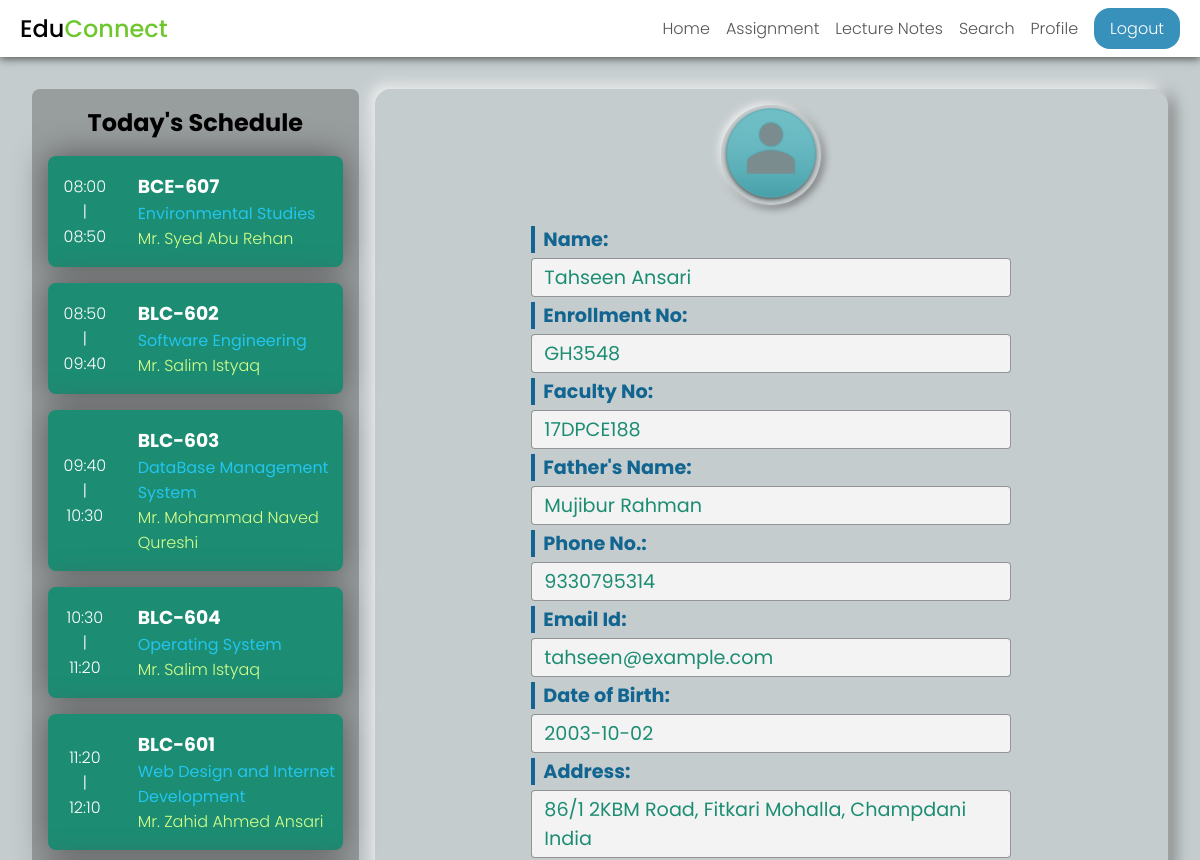
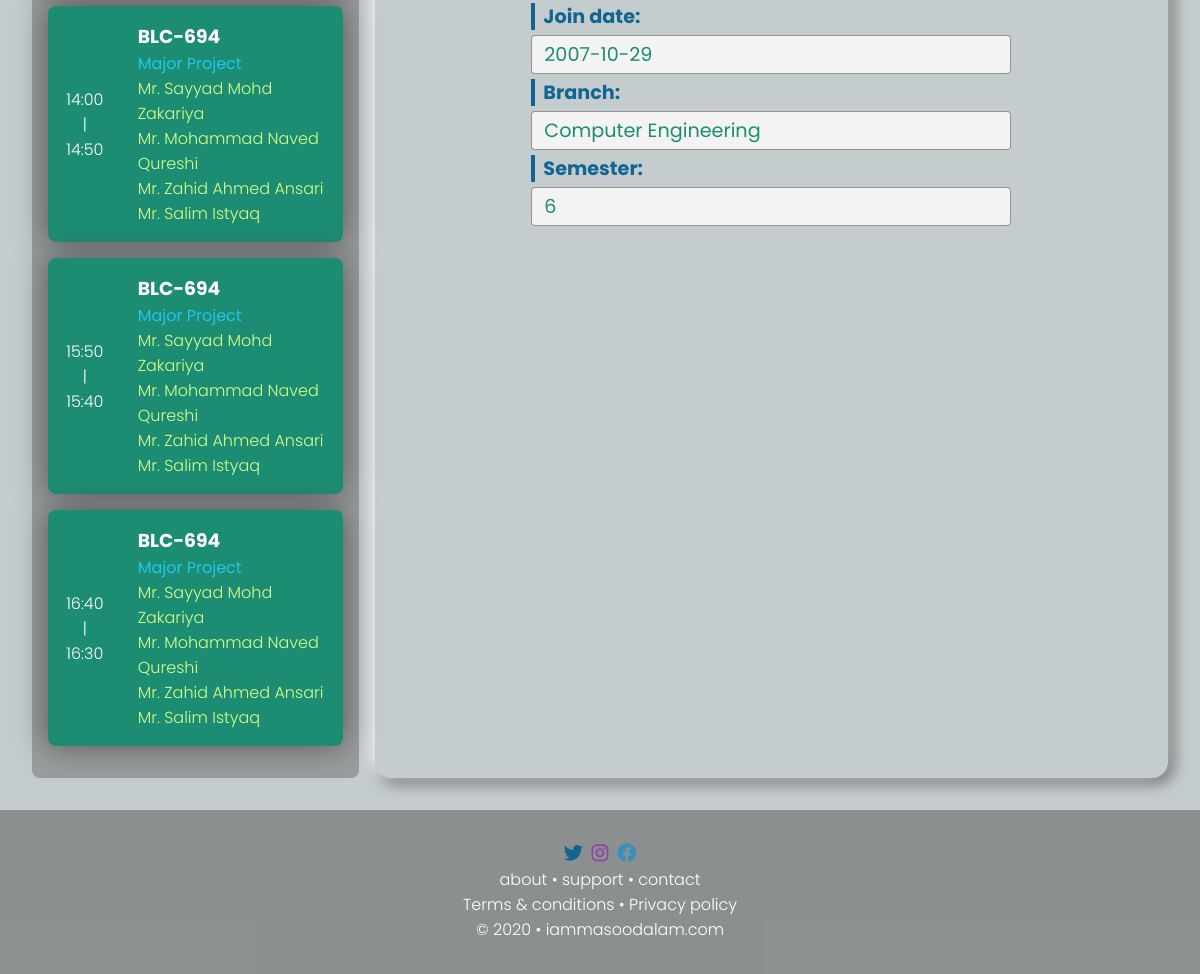
The page /profile.php (signed in) on the database its author committed (2 pictures, top to bottom).
### tables this page shows
CREATE TABLE `course` (
  `coursecode` varchar(20) NOT NULL,
  `coursename` varchar(63) NOT NULL,
  `course_type` varchar(15) NOT NULL,
  `branchid` int(11) NOT NULL,
  `semester` int(11) NOT NULL,
  PRIMARY KEY (`coursecode`),
  KEY `branchid` (`branchid`),
  KEY `semester` (`semester`),
  CONSTRAINT `course_ibfk_1` FOREIGN KEY (`branchid`) REFERENCES `branch` (`branchId`),
  CONSTRAINT `course_ibfk_2` FOREIGN KEY (`semester`) REFERENCES `semester` (`semesterId`)
);

CREATE TABLE `schedule` (
  `branchId` int(11) NOT NULL,
  `semesterId` int(11) NOT NULL,
  `day` int(11) NOT NULL,
  `1st` varchar(20) DEFAULT NULL,
  `2nd` varchar(20) DEFAULT NULL,
  `3rd` varchar(20) DEFAULT NULL,
  `4th` varchar(20) DEFAULT NULL,
  `5th` varchar(20) DEFAULT NULL,
  `6th` varchar(20) DEFAULT NULL,
  `7th` varchar(20) DEFAULT NULL,
  `8th` varchar(20) DEFAULT NULL,
  `9th` varchar(20) DEFAULT NULL,
  PRIMARY KEY (`branchId`,`semesterId`,`day`),
  KEY `semesterId` (`semesterId`),
  KEY `1st` (`1st`),
  KEY `2nd` (`2nd`),
  KEY `3rd` (`3rd`),
  KEY `4th` (`4th`),
  KEY `5th` (`5th`),
  KEY `6th` (`6th`),
  KEY `7th` (`7th`),
  KEY `8th` (`8th`),
  KEY `9th` (`9th`),
  CONSTRAINT `schedule_ibfk_1` FOREIGN KEY (`branchId`) REFERENCES `branch` (`branchId`),
  CONSTRAINT `schedule_ibfk_10` FOREIGN KEY (`8th`) REFERENCES `course` (`coursecode`),
  CONSTRAINT `schedule_ibfk_11` FOREIGN KEY (`9th`) REFERENCES `course` (`coursecode`),
  CONSTRAINT `schedule_ibfk_2` FOREIGN KEY (`semesterId`) REFERENCES `semester` (`semesterId`),
  CONSTRAINT `schedule_ibfk_3` FOREIGN KEY (`1st`) REFERENCES `course` (`coursecode`),
  CONSTRAINT `schedule_ibfk_4` FOREIGN KEY (`2nd`) REFERENCES `course` (`coursecode`),
  CONSTRAINT `schedule_ibfk_5` FOREIGN KEY (`3rd`) REFERENCES `course` (`coursecode`),
  CONSTRAINT `schedule_ibfk_6` FOREIGN KEY (`4th`) REFERENCES `course` (`coursecode`),
  CONSTRAINT `schedule_ibfk_7` FOREIGN KEY (`5th`) REFERENCES `course` (`coursecode`),
  CONSTRAINT `schedule_ibfk_8` FOREIGN KEY (`6th`) REFERENCES `course` (`coursecode`),
  CONSTRAINT `schedule_ibfk_9` FOREIGN KEY (`7th`) REFERENCES `course` (`coursecode`)
);

CREATE TABLE `professorteaches` (
  `coursecode` varchar(20) NOT NULL,
  `professorId` varchar(20) NOT NULL,
  PRIMARY KEY (`coursecode`,`professorId`),
  KEY `professorId` (`professorId`),
  CONSTRAINT `professorteaches_ibfk_1` FOREIGN KEY (`coursecode`) REFERENCES `course` (`coursecode`),
  CONSTRAINT `professorteaches_ibfk_2` FOREIGN KEY (`professorId`) REFERENCES `professor` (`professorId`)
);

CREATE TABLE `professor` (
  `professorId` varchar(20) NOT NULL,
  `name` char(31) NOT NULL,
  `qualification` varchar(31) NOT NULL,
  `address` varchar(255) DEFAULT NULL,
  `joindate` date NOT NULL,
  `emailId` varchar(63) NOT NULL,
  `password` varchar(255) NOT NULL,
  `profilepic` varchar(63) DEFAULT NULL,
  PRIMARY KEY (`professorId`)
);

### includes/schedule-section.inc.php (the view, shortened to what this page needs)
<div id="schedule-section">
    <h2 class="heading">Today's Schedule</h2>
    <div id="time-table">
      <?php
      $day = date('w');
      if($day > 0 && $day < 7){
        if($_SESSION['userType'] == "student"){
          $scheduleQuery = "SELECT * FROM `schedule` WHERE `branchId` = $_SESSION[branch] AND `semesterId` = $_SESSION[semester] AND `day` = $day";
          $scheduleResult = $mysqli->query($scheduleQuery);
          $schedule = $scheduleResult->fetch_assoc();
          foreach ($schedule as $key => $value) {
            if($value != null && !is_numeric($value)){
              ?><div class="period"><div class="time"><?php
              switch ($key) {
                case '1st':
                  echo "08:00<br>|<br>08:50";
                  break;
                case '2nd':
                  echo "08:50<br>|<br>09:40";
                  break;
                case '3rd':
                  echo "09:40<br>|<br>10:30";
                  break;
                case '4th':
                  echo "10:30<br>|<br>11:20";
                  break;
                case '5th':
                  echo "11:20<br>|<br>12:10";
                  break;
                case '7th':
                  echo "14:00<br>|<br>14:50";
                  break;
                case '8th':
                  echo "15:50<br>|<br>15:40";
                  break;
                case '9th':
                  echo "16:40<br>|<br>16:30";
                  break;
              }
              ?></div><div class="subject"><?php
              echo "<h3>" . $value . "</h3>";
              $subjectQuery = "SELECT coursename FROM `course` WHERE `coursecode` = ?";
              $subjectStmt = $mysqli->prepare($subjectQuery);
              $subjectStmt->bind_param("s", $value);
              $subjectStmt->execute();
              $subjectResult = $subjectStmt->get_result();
              $subject = $subjectResult->fetch_assoc();
              echo "<div class=\"subject-name\">" . $subject['coursename'] . "</div>";
              $professorQuery = "SELECT * FROM professorteaches LEFT JOIN professor ON professorteaches.professorId = professor.professorId WHERE professorteaches.coursecode = ?";
              $professorStmt = $mysqli->prepare($professorQuery);
              $professorStmt->bind_param("s", $value);
              $professorStmt->execute();
              $professorResult = $professorStmt->get_result();
              while($professorRow = $professorResult->fetch_assoc()){
                echo "<div class=\"professor-name\">Mr. " . $professorRow['name']. "</div>";
              }
              echo "</div></div>";
            }
          }
        } else if($_SESSION['userType'] == 'professor'){
          if(date("m") < 6) {
            $evenOdd = 0;
          } else {
            $evenOdd = 1;
          }
          $scheduleQuery = "SELECT * FROM `schedulepro` WHERE `professorId` = ? AND `evenOdd` = ? AND `day` = ?";
          $scheduleStmt = $mysqli->prepare($scheduleQuery);
          $scheduleStmt->bind_param("iii", $_SESSION['professorId'], $evenOdd, $day);
          $scheduleStmt->execute();
          $scheduleResult = $scheduleStmt->get_result();
          if($scheduleResult->num_rows > 0){
            $schedule = $scheduleResult->fetch_assoc();
            foreach ($schedule as $key => $value) {
              if($value != null && !is_numeric($value)){
                ?><div class="period"><div class="time"><?php
                switch ($key) {
                  case '1st':
                    echo "08:00<br>|<br>08:50";
                    break;
                  case '2nd':
                    echo "08:50<br>|<br>09:40";
                    break;
                  case '3rd':
                    echo "09:40<br>|<br>10:30";
                    break;
                  case '4th':
                    echo "10:30<br>|<br>11:20";
                    break;
                  case '5th':
                    echo "11:20<br>|<br>12:10";
                    break;
                  case '6th':
                    echo "12:10<br>|<br>13:00";
                    break;
                  case '7th':
                    echo "14:00<br>|<br>14:50";
                    break;
                  case '8th':
                    echo "15:50<br>|<br>15:40";
                    break;
                  case '9th':
                    echo "16:40<br>|<br>16:30";
                    break;
                  default:
                    echo "Free";
                    break;
                }
                ?></div><div class="subject"><?php
                echo "<h3>" . $value . "</h3>";
                $subjectQuery = "SELECT coursename FROM `course` WHERE `coursecode` = ?";
                $subjectStmt = $mysqli->prepare($subjectQuery);
                $subjectStmt->bind_param("s", $value);
                $subjectStmt->execute();
                $subjectResult = $subjectStmt->get_result();
                $subject = $subjectResult->fetch_assoc();
                echo "<div class=\"subject-name\">" . $subject['coursename'] . "</div>";
                echo "</div></div>";
              }
            }
          }
          else {
            echo "<div class='holiday'> Not Scheduled </div>";
          }
        }
      }
      else{
        echo "<div class= 'holiday'>Holiday</div>";
      }
      ?>
    </div>
  </div>

### css/style.css (style rules this page uses)
* { padding: 0; margin: 0; -webkit-box-sizing: border-box; box-sizing: border-box; }
html { scroll-behavior: smooth; }
body { background: #49626852; font-family: poppins; font-weight: 300; }
#schedule-section { position: relative; }
#schedule-section h2 { text-align: center; }
#schedule-section #time-table { padding: 1rem 2rem; color: white; }
#schedule-section #time-table .period { display: none; -ms-grid-columns: 3fr 9fr; grid-template-columns: 3fr 9fr; background-color: #1C8D73; border-radius: 0.5rem; padding: 1rem 0rem; -webkit-box-align: center; -ms-flex-align: center; align-items: center; -webkit-box-shadow: 0rem 0rem 2rem 0rem #555555; box-shadow: 0rem 0rem 2rem 0rem #555555; }
#schedule-section #time-table .period .time { text-align: center; }
#schedule-section #time-table .period .subject { padding-left: 1rem; }
#schedule-section #time-table .period .subject-name { color: #23C4ED; font-size: 1rem; font-weight: 400; }
#schedule-section #time-table .period .subject .professor-name { color: #d5ff89; }
@media only screen and (min-width: 768px) { #schedule-section { background-color: rgba(85, 85, 85, 0.4); padding: 1rem; border-radius: 0.5rem; } }
@media only screen and (min-width: 768px) { #schedule-section h2 { margin-bottom: 1rem; } }
@media only screen and (min-width: 768px) { #schedule-section #time-table { padding: 0rem; } }
@media only screen and (min-width: 768px) { #schedule-section #time-table .period { display: -ms-grid; display: grid; margin: 1rem 0rem; } }
@media only screen and (min-width: 1200px) { #schedule-section { background-color: rgba(85, 85, 85, 0.4); padding: 1rem; border-radius: 0.5rem; } }
@media only screen and (min-width: 1200px) { #schedule-section h2 { margin-bottom: 1rem; } }
@media only screen and (min-width: 1200px) { #schedule-section #time-table { padding: 0rem; } }
@media only screen and (min-width: 1200px) { #schedule-section #time-table .period { display: -ms-grid; display: grid; margin: 1rem 0rem; } }

### rows shown on the page
course: shows "08:00", coursename "Environmental Studies"
schedule: 1st "BCE-607", 2nd "BLC-602", 3rd "BLC-603", 4th "BLC-604", 5th "BLC-601", 7th "BLC-694", 8th "BLC-694", 9th "BLC-694"
professorteaches: professorId.name "Syed Abu Rehan"
course: shows "08:50", coursename "Software Engineering"
professorteaches: professorId.name "Salim Istyaq"
course: shows "09:40", coursename "DataBase Management System"
professorteaches: professorId.name "Mohammad Naved Qureshi"
course: shows "10:30", coursename "Operating System"
professorteaches: professorId.name "Salim Istyaq"
course: shows "11:20", coursename "Web Design and Internet Development"
professorteaches: professorId.name "Zahid Ahmed Ansari"
course: shows "14:00", coursename "Major Project"
professorteaches: professorId.name "Sayyad Mohd Zakariya"
professorteaches: professorId.name "Mohammad Naved Qureshi"
professorteaches: professorId.name "Zahid Ahmed Ansari"
professorteaches: professorId.name "Salim Istyaq"

### other values the page prints
$_SESSION['name'] "Tahseen Ansari"
$_SESSION['enrollment'] "GH3548"
$_SESSION['facultyNo'] "17DPCE188"
$_SESSION['fathersName'] "Mujibur Rahman"
$_SESSION['phone' . $i] "9330795314"
$_SESSION['emailId'] "tahseen@example.com"
$_SESSION['dateOfBirth'] "2003-10-02"
$_SESSION['address'] "86/1 2KBM Road, Fitkari Mohalla, Champdani India"
$_SESSION['joinDate'] "2007-10-29"
$_SESSION['branchName'] "Computer Engineering"
$_SESSION['semester'] "6"
